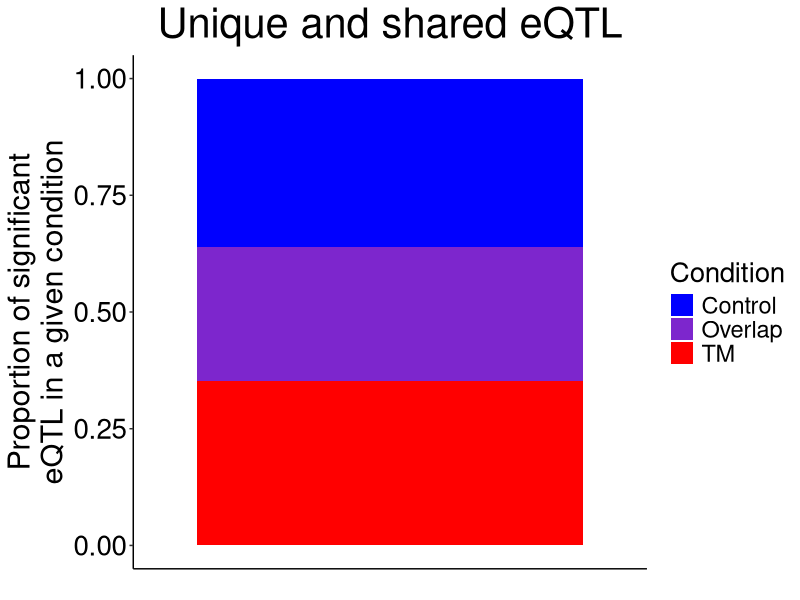

R code for this plot:
library(ggplot2)

#CREATE TABLE OF TM and CONTROL SIG. eQTL OVERLAP##

mechanism <- c(rep("Sig. eQTL", 3))
Condition <- rep(c("TM", "Overlap", "Control"), 1)
value <- c(452612,370895,465220)
data <- data.frame(mechanism,Condition,value)

ggplot(data, aes(fill=Condition, y=value, x=mechanism)) + 
  geom_bar(position="fill", stat="identity") + xlab("") + ylab("Proportion of significant\neQTL in a given condition") +
  ggtitle("Unique and shared eQTL") + scale_fill_manual(values=c("blue","purple3","red")) +
  theme(
    plot.title = element_text(hjust=0.5, size=30),
    axis.title.y = element_text(size = 22),
    axis.text.y = element_text(size = 20, color = 'black'),
    axis.text.x = element_blank(),
    panel.background = element_blank(),
    axis.line = element_line(color = 'black'),
    legend.title = element_text(size = 20),
    legend.text = element_text(size = 17),
    axis.ticks.x = element_blank()
  )
